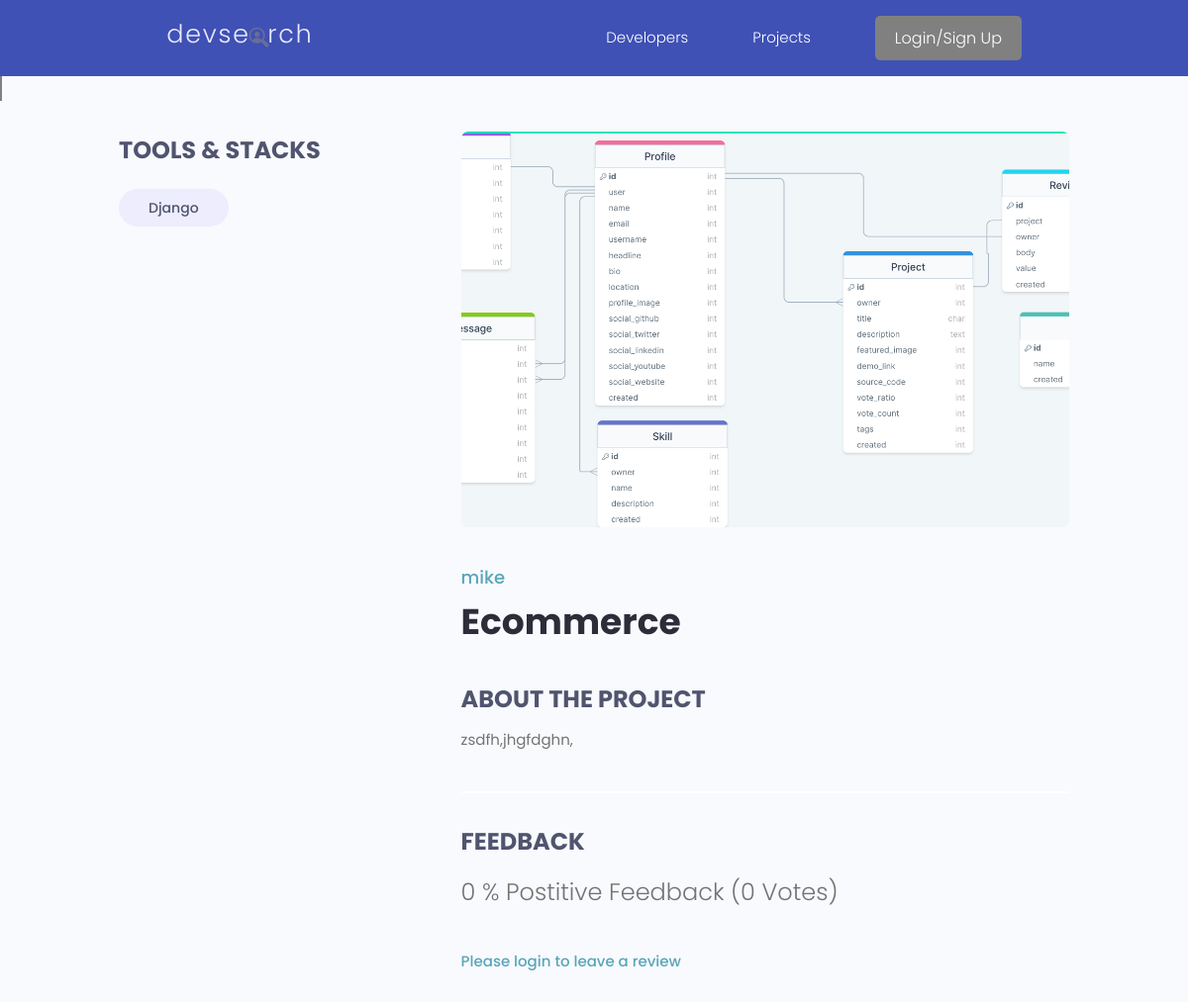
The page /projects/project/330b7c1a-f5fd-465d-ad08-3ba513bb4de0/ on the database as committed earlier.
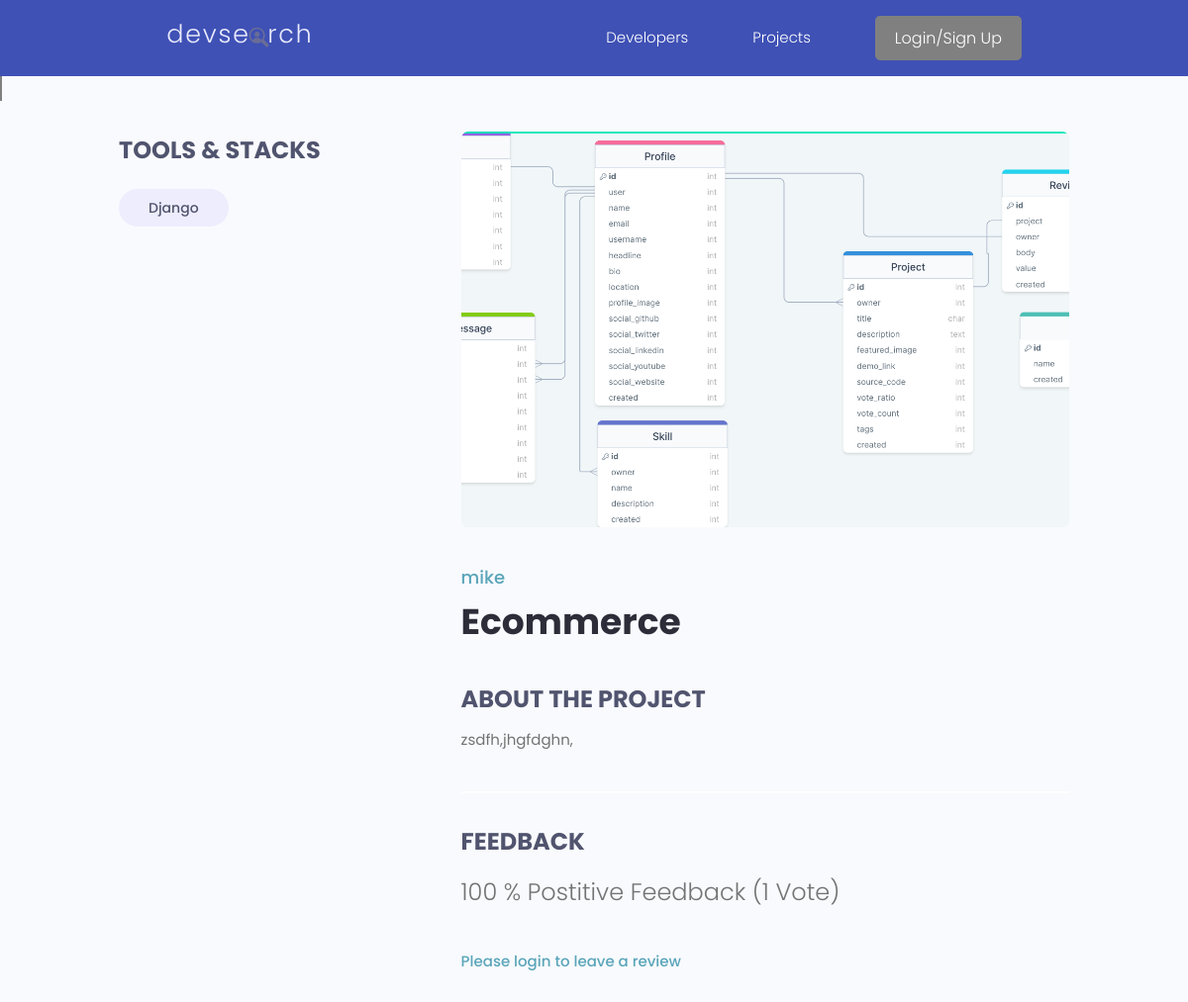
The same page on the database as committed later.
### projects/models.py (models this page shows, shortened)
class Project(models.Model):
    owner = models.ForeignKey(Profile,null=True,blank=True,on_delete=models.SET_NULL)
    title = models.CharField(max_length=200)
    description = models.TextField(null=True,blank=True)
    featured_image = models.ImageField(null=True,blank=True,default='default.jpg')
    demo_link = models.CharField(max_length=2000, null=True,blank=True)
    source_link = models.CharField(max_length=2000,null=True,blank=True)
    tags = models.ManyToManyField('Tag',blank=True)
    vote_total = models.IntegerField(default=0,null=True,blank=True)
    vote_ratio = models.IntegerField(default=0,null=True,blank=True)
    created = models.DateTimeField(auto_now_add=True)
    id = models.UUIDField(default=uuid.uuid4, unique = True,
                          primary_key=True,editable=False)
    class Meta:
        ordering = ['-vote_ratio' , '-vote_total' , 'title' ]
    @property
    def reviewers(self):
        queryset = self.review_set.all().values_list('owner__id', flat = True)
        return queryset

### users/models.py (models this page shows, shortened)
class Profile(models.Model):
    user = models.OneToOneField(User,on_delete=models.CASCADE,null=True,blank=True)
    name = models.CharField(max_length=200,null=True,blank=True)
    email = models.EmailField(max_length=500,null=True,blank=True)
    username = models.CharField(max_length=200,null=True,blank=True)
    location = models.CharField(max_length=200,null=True,blank=True)
    short_intro = models.CharField(max_length=200,null=True,blank=True)
    bio = models.TextField(null=True,blank=True)
    profile_image = models.ImageField(null=True,blank=True,upload_to='profiles/',default="profiles/user-default.png")
    social_github = models.CharField(max_length=200,null=True,blank=True)
    social_twitter = models.CharField(max_length=200,null=True,blank=True)
    social_linkedin = models.CharField(max_length=200,null=True,blank=True)
    social_youtube = models.CharField(max_length=200,null=True,blank=True)
    social_website = models.CharField(max_length=200,null=True,blank=True)
    created = models.DateTimeField(auto_now_add=True)
    id = models.UUIDField(default=uuid.uuid4, unique = True,
                          primary_key=True,editable=False)

### projects/views.py (the view, shortened to what this page needs)
# urls.py: path('project/<str:pk>/',views.project, name="project"),
def project(request , pk):
    projectObj = Project.objects.get(id=pk)
    form = ReviewForm()
    return render(request, 'projects/single-project.html',{'project' : projectObj , 'form' : form })

### projects/models.py (called while the page is built)
    def __str__(self) :
        return self.name

### projects/templates/projects/single-project.html (shortened to what this page needs)
{% extends 'main.html' %}
{% block content %}
<span style="border:1px solid grey">{{tag}}</span>
  <main class="singleProject my-md">
    <div class="container">
      <div class="layout">
        <div class="column column--1of3">
          <h3 class="singleProject__subtitle">Tools & Stacks</h3>
          <div class="singleProject__toolStack">
            {% for tag in project.tags.all %}
                <span class="tag tag--pill tag--sub tag--lg">
                <small>{{tag}}</small>
                </span>
            {% endfor %}
          </div>
        </div>
        <div class="column column--2of3">
          <img class="singleProject__preview" src="{{project.featured_image.url}}" alt="portfolio thumbnail" />
          <a href="profile.html" class="singleProject__developer">{{project.owner.name}}</a>
          <h2 class="singleProject__title">{{project.title}}</h2>
          <h3 class="singleProject__subtitle">About the Project</h3>
          <div class="singleProject__info">
            {{project.description}}
          </div>
          <div class="comments">
            <h3 class="singleProject__subtitle">Feedback</h3>
            <h5 class="project--rating">{{project.vote_ratio}} % Postitive Feedback ({{project.vote_total}} Vote{{project.vote_total|pluralize:'s'}})
            </h5>
            {% if request.user.profile.id in project.reviewers %}
            <p> You have already submitted your review for this project </p>
            {% elif request.user.profile == project.owner %}
            <p> You cannot review your own work </p>
            {% else %}
             <a href="{% url 'login' %}?next={{request.path}}">Please login to leave a review</a>
            {% endif %}
          </div>
        </div>
      </div>
    </div>
  </main>
{% endblock content %}

Rows that differ between the two databases and show on the page:
changed Project "Ecommerce": vote_ratio "0" → "100"; vote_total "0" → "1"
